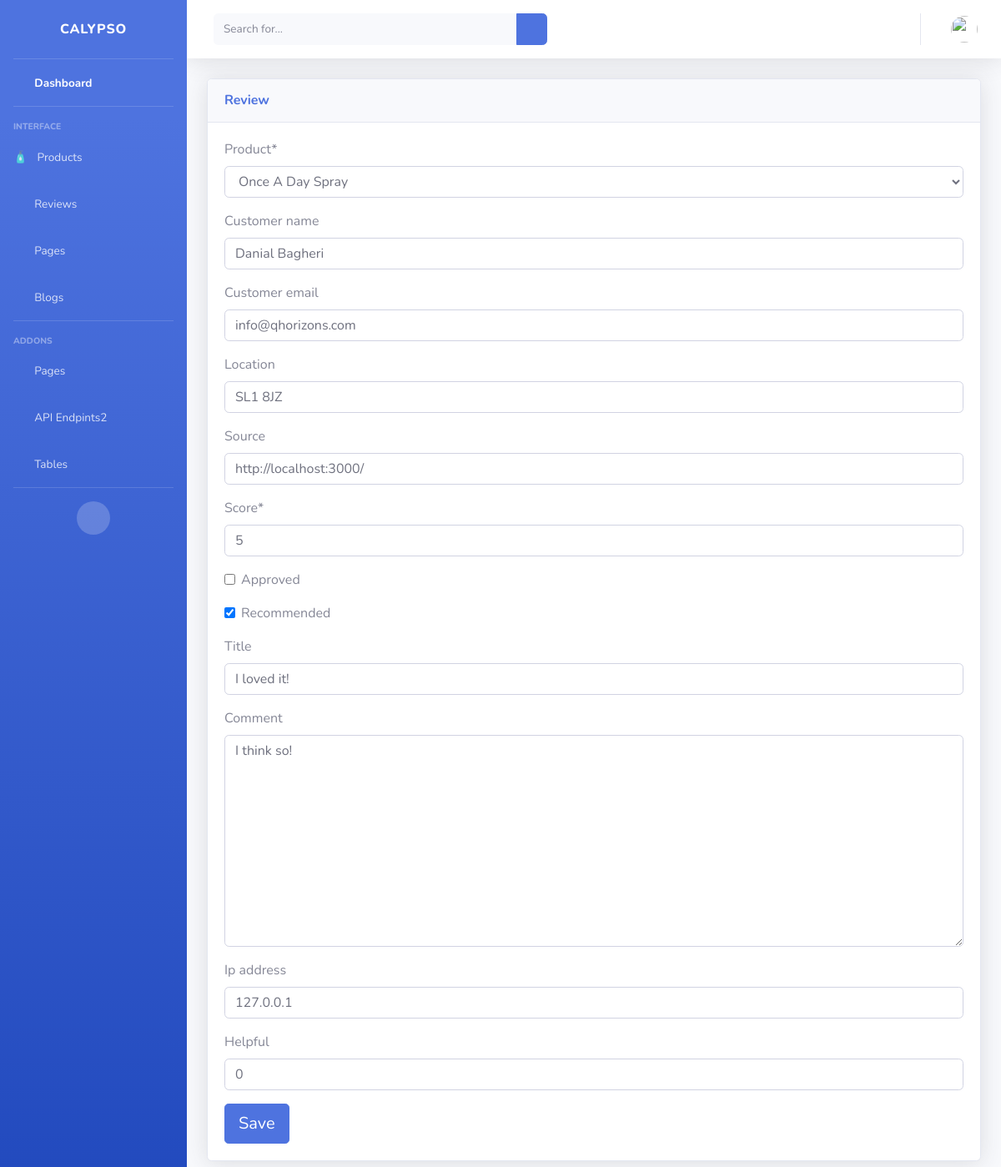
Page /dashboard/reviews/8/ (signed in) on the earlier database version.
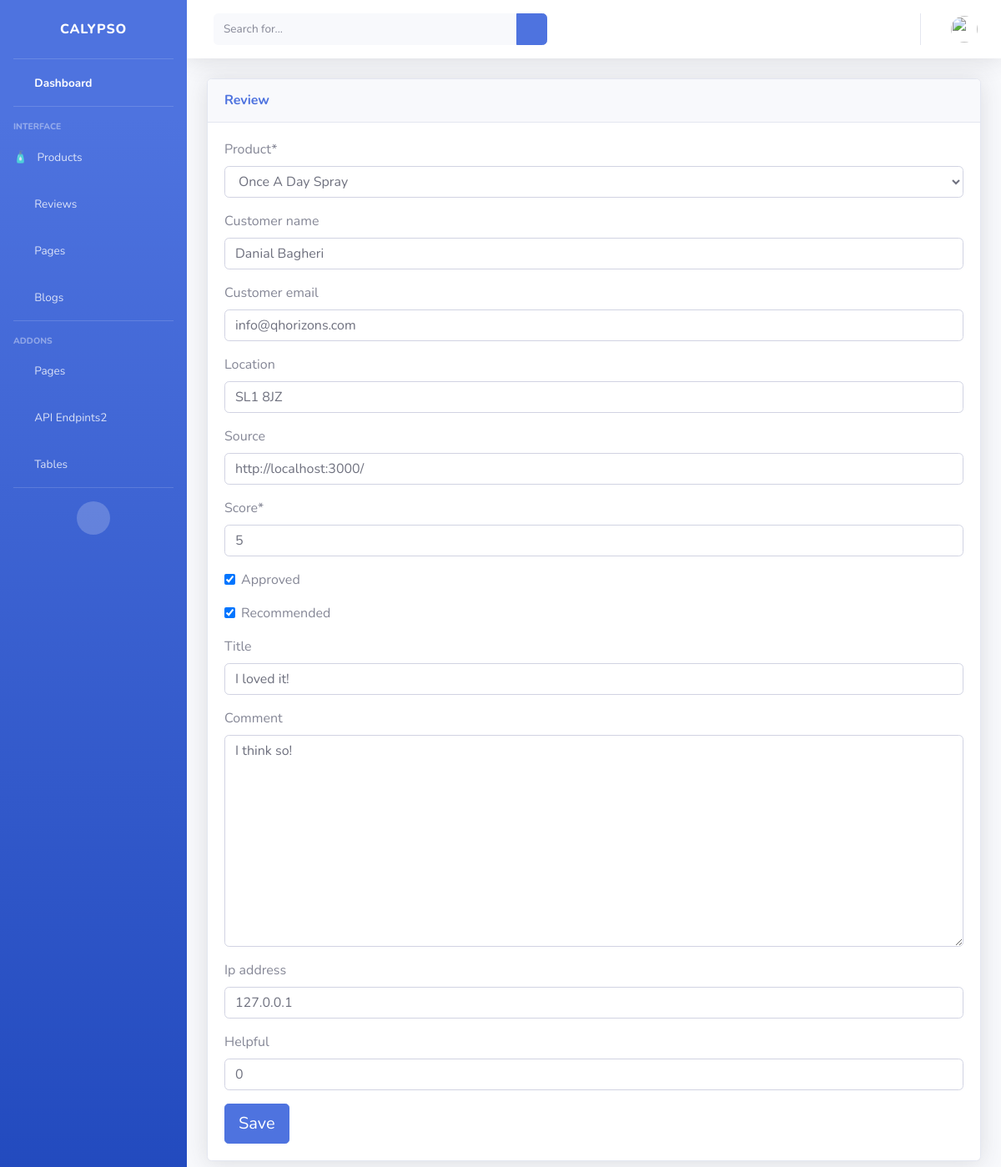
Same page on the later database version.
### review/models.py (models this page shows, shortened)
class Review(models.Model):
    product = models.ForeignKey(
        Product, null=True, on_delete=models.SET_NULL)
    user = models.ForeignKey(User, verbose_name="user",
                             blank=True, null=True, on_delete=models.SET_NULL)
    customer_name = models.CharField(max_length=200, blank=True, null=True)
    customer_email = models.EmailField(max_length=254, blank=True, null=True)
    location = models.CharField(max_length=200, blank=True, null=True)
    source = models.CharField(max_length=200, blank=True, null=True)
    score = models.PositiveIntegerField()
    approved = models.BooleanField(default=False)
    recommended = models.BooleanField(default=False)
    title = models.CharField(max_length=200, blank=True, null=True)
    comment = models.TextField(blank=True)
    ip_address = models.GenericIPAddressField(blank=True, null=True)
    date_created = models.DateTimeField(auto_now_add=True)
    helpful = models.PositiveIntegerField(default=0, blank=True, null=True)
    reply = models.ManyToManyField(
        Reply, related_name="review", verbose_name="Replies", blank=True)
    class Meta:
        ordering = ("-date_created",)

### dashboard/views.py (the view)
# urls.py: path('reviews/<int:pk>/', ReviewEditView.as_view(),
class ReviewEditView(StaffRequiredMixin, UpdateView):
    model = Review
    template_name = 'dashboard/reviews/edit.html'
    form_class = ReviewForm
    success_url = reverse_lazy('dashboard:reviews')

### dashboard/forms.py
class ReviewForm(forms.ModelForm):
    class Meta:
        model = Review
        fields = "__all__"
        exclude = ['reply', 'user']

### dashboard/views.py (called while the page is built)
    def test_func(self):
        return self.request.user.is_staff

### product/models.py (called while the page is built)
    def __str__(self):
        return self.name

### templates/dashboard/reviews/edit.html (shortened to what this page needs)
{% extends "dashboard/admin-base.html" %} {% load static %}
{% load crispy_forms_tags %}
{% block content %}
<div class="container-fluid">
  <div class="card shadow mb-4">
    <div class="card-header py-3">
      <h6 class="m-0 font-weight-bold text-primary">Review</h6>
    </div>
    <div class="card-body">
      <div class="table-responsive">
        <form method="POST">
          {{ form| crispy}}
          <button type="submit" class="btn btn-lg btn-primary">Save</button>
        </form>
      </div>
    </div>
  </div>
</div>
{% endblock %}

Differences in the rows shown:
changed Review "Once A Day Spray": approved "☐" → "☑"
